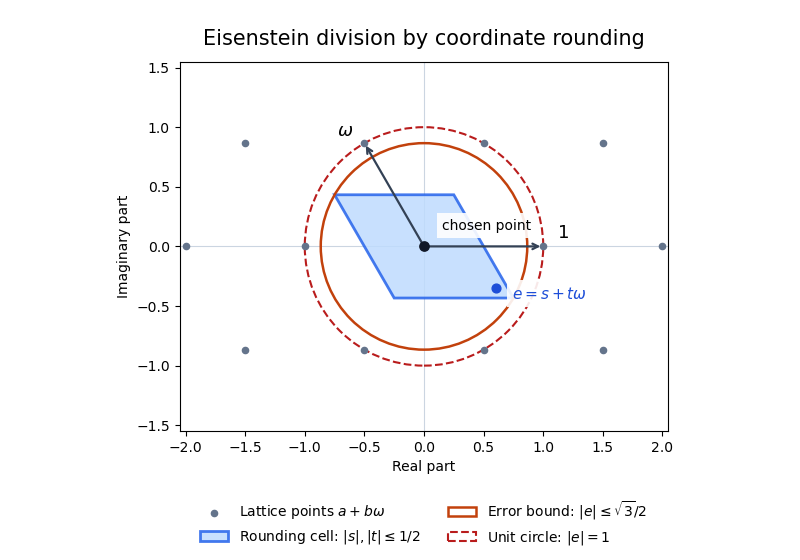

The Python source for this figure:
"""Generate 2017-eisenstein-division.png in the current working directory."""
import matplotlib
matplotlib.use("Agg")
import matplotlib.pyplot as plt
from matplotlib.patches import Circle, Polygon
import numpy as np


def main():
    omega = complex(-0.5, np.sqrt(3) / 2)
    fig, ax = plt.subplots(figsize=(8, 5.6), dpi=100, facecolor="white")
    ax.set_facecolor("white")
    lattice = np.array([a + b * omega for a in range(-4, 5) for b in range(-4, 5)])
    ax.scatter(lattice.real, lattice.imag, color="#64748b", s=20, zorder=2,
               label=r"Lattice points $a+b\omega$")
    corners = [s + t * omega for s, t in [(0.5, 0.5), (-0.5, 0.5),
                                          (-0.5, -0.5), (0.5, -0.5)]]
    ax.add_patch(Polygon([(z.real, z.imag) for z in corners], facecolor="#bfdbfe",
                         edgecolor="#2563eb", linewidth=2, alpha=0.85,
                         label=r"Rounding cell: $|s|,|t|\leq 1/2$"))
    ax.add_patch(Circle((0, 0), np.sqrt(3) / 2, fill=False, edgecolor="#c2410c",
                        linewidth=1.8, label=r"Error bound: $|e|\leq\sqrt{3}/2$"))
    ax.add_patch(Circle((0, 0), 1, fill=False, edgecolor="#b91c1c", linestyle="--",
                        linewidth=1.5, label=r"Unit circle: $|e|=1$"))
    ax.scatter([0], [0], color="#111827", s=45, zorder=5)
    ax.annotate("chosen point", (0, 0), xytext=(13, 12), textcoords="offset points",
                fontsize=10, bbox=dict(facecolor="white", edgecolor="none", alpha=0.9))
    for z, label, offset in [(1 + 0j, r"$1$", (10, 6)),
                              (omega, r"$\omega$", (-20, 5))]:
        ax.annotate("", xy=(z.real, z.imag), xytext=(0, 0),
                    arrowprops=dict(arrowstyle="->", color="#334155", lw=1.6))
        ax.annotate(label, (z.real, z.imag), xytext=offset, textcoords="offset points",
                    fontsize=13)
    error = 0.4 - 0.4 * omega
    ax.scatter([error.real], [error.imag], color="#1d4ed8", s=40, zorder=6)
    ax.annotate(r"$e=s+t\omega$", (error.real, error.imag), xytext=(12, -8),
                textcoords="offset points", color="#1d4ed8", fontsize=11,
                bbox=dict(facecolor="white", edgecolor="none", alpha=0.9))
    ax.axhline(0, color="#cbd5e1", linewidth=0.8, zorder=0)
    ax.axvline(0, color="#cbd5e1", linewidth=0.8, zorder=0)
    ax.set(xlim=(-2.05, 2.05), ylim=(-1.55, 1.55), xlabel="Real part", ylabel="Imaginary part")
    ax.set_aspect("equal")
    ax.set_title("Eisenstein division by coordinate rounding", fontsize=15, pad=12)
    ax.legend(loc="upper center", bbox_to_anchor=(0.5, -0.15), ncol=2,
              frameon=False, fontsize=10)
    fig.subplots_adjust(left=0.09, right=0.97, top=0.89, bottom=0.23)
    fig.savefig("2017-eisenstein-division.png", dpi=100, facecolor="white")
    plt.close(fig)


if __name__ == "__main__":
    main()
